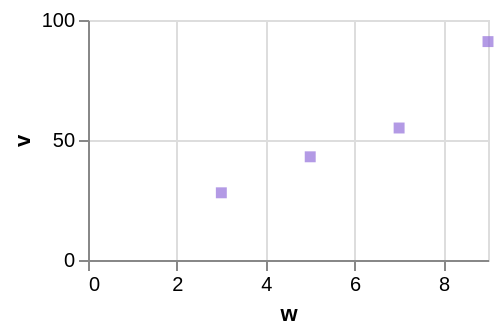

Specify this chart in Vega-Lite:
### Vega-Lite specification from a JSON file in a GitHub repository (floating-point values rounded to 4 significant figures)
{"$schema": "https://vega.github.io/schema/vega-lite/v6.json", "width": 200, "height": 120, "data": {"values": [{"c": "alpha", "v": 28, "w": 3, "t": "2024-01-07"}, {"c": "beta", "v": 55, "w": 7, "t": "2024-03-19"}, {"c": "gamma", "v": 43, "w": 5, "t": "2024-06-02"}, {"c": "delta", "v": 91, "w": 9, "t": "2024-09-11"}]}, "mark": {"type": "square", "color": "mediumpurple"}, "encoding": {"x": {"field": "w", "type": "quantitative"}, "y": {"field": "v", "type": "quantitative"}}}
